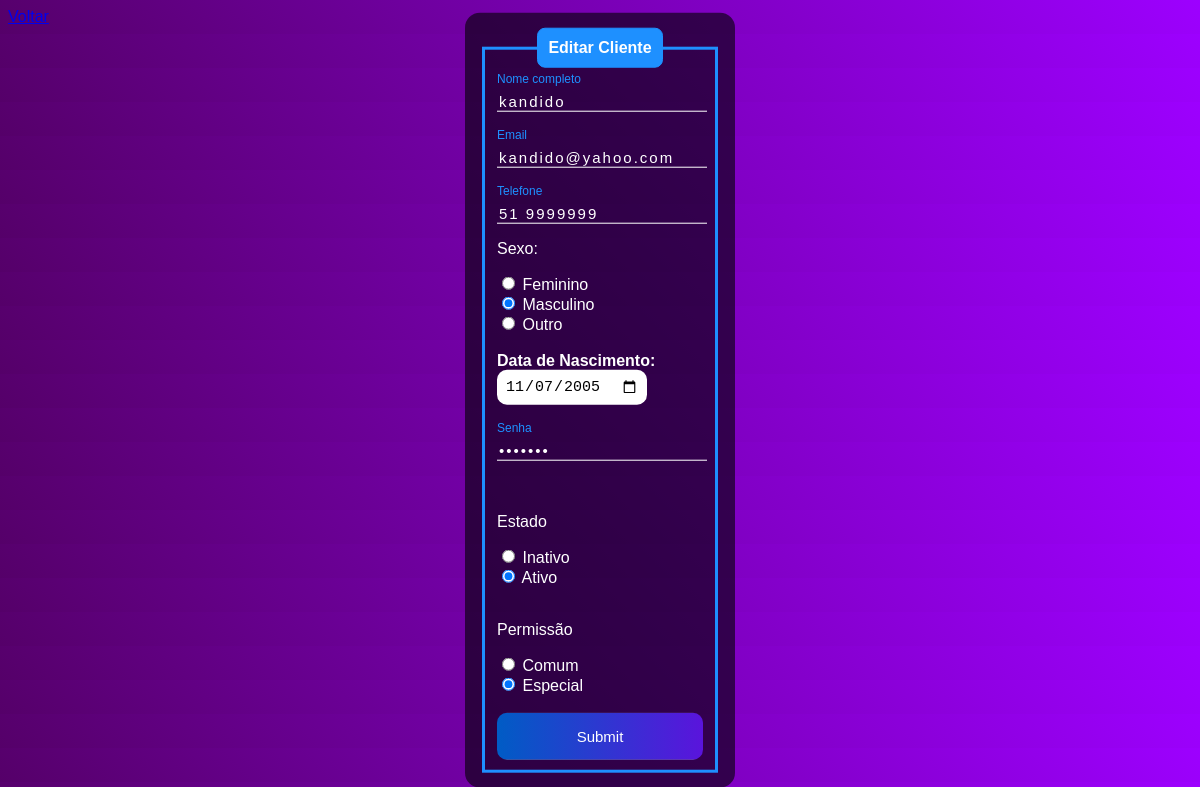
The page /edit.php?idnew_table=28 on the database its author committed.
### tables this page shows
CREATE TABLE `new_table` (
  `idnew_table` int(11) NOT NULL,
  `nome` varchar(45) NOT NULL,
  `email` varchar(145) NOT NULL,
  `telefone` varchar(25) NOT NULL,
  `data_nasc` date NOT NULL,
  `sexo` varchar(15) NOT NULL,
  `senha` varchar(45) NOT NULL,
  `permission` varchar(45) NOT NULL,
  `estado` varchar(50) DEFAULT NULL
);

### edit.php (the view, shortened to what this page needs)
<?php
include_once('config.php');
if (!empty($_GET['idnew_table'])) {
    $id = $_GET['idnew_table'];
    $sqlSelect = "SELECT * FROM new_table WHERE idnew_table=$id";
    $result = $conexao->query($sqlSelect);
    if ($result->num_rows > 0) {
        while ($user_data = mysqli_fetch_assoc($result)) {
            $nome = $user_data['nome'];
            $senha = $user_data['senha'];
            $email = $user_data['email'];
            $telefone = $user_data['telefone'];
            $sexo = $user_data['sexo'];
            $data_nasc = $user_data['data_nasc'];
            $permission = $user_data['permission'];
            $estado = $user_data['estado'];
        }
    } else {
        header('Location: sistema.php');
        exit;
    }
} else {
    header('Location: sistema.php');
    exit;
}
?>
<!DOCTYPE html>
<html lang="pt-br">
<head>
</head>
<body>
    <a href="sistema.php">Voltar</a>
    <div class="box">
        <form action="saveedit.php" method="POST">
            <fieldset>
                <legend><b>Editar Cliente</b></legend>
                <br>
                <div class="inputBox">
                    <input type="text" name="nome" id="nome" class="inputUser" value="<?php echo $nome; ?>" required>
                    <label for="nome" class="labelInput">Nome completo</label>
                </div>
                <br><br>
                <div class="inputBox">
                    <input type="email" name="email" id="email" class="inputUser" value="<?php echo $email; ?>" required>
                    <label for="email" class="labelInput">Email</label>
                </div>
                <br><br>
                <div class="inputBox">
                    <input type="text" name="telefone" id="telefone" class="inputUser" value="<?php echo $telefone; ?>" required>
                    <label for="telefone" class="labelInput">Telefone</label>
                </div>
                <p>Sexo:</p>
                <input type="radio" id="feminino" name="genero" value="feminino" <?php echo ($sexo == 'feminino') ? 'checked' : ''; ?> required>
                <label for="feminino">Feminino</label>
                <br>
                <input type="radio" id="masculino" name="genero" value="masculino" <?php echo ($sexo == 'masculino') ? 'checked' : ''; ?> required>
                <label for="masculino">Masculino</label>
                <br>
                <input type="radio" id="outro" name="genero" value="outro" <?php echo ($sexo == 'outro') ? 'checked' : ''; ?> required>
                <label for="outro">Outro</label>
                <br><br>
                <label for="data_nascimento"><b>Data de Nascimento:</b></label>
                <input type="date" name="data_nascimento" id="data_nascimento" value="<?php echo $data_nasc; ?>" required>
                <br><br><br>
                <div class="inputBox">
                    <input type="password" name="senha" id="senha" class="inputUser" value="<?php echo $senha; ?>" required>
                    <label for="senha" class="labelInput">Senha</label>
                </div>
                <br><br>
                <p>Estado</p>
                <input type="radio" id="inativo" name="estado" value="inativo" <?php echo ($estado == 'inativo') ? 'checked' : ''; ?> required>
                <label for="inativo">Inativo</label>
                <br>
                <input type="radio" id="ativo" name="estado" value="ativo" <?php echo ($estado == 'ativo') ? 'checked' : ''; ?> required>
                <label for="ativo">Ativo</label>
                <br><br>
                <p>Permissão</p>
                <input type="radio" id="comum" name="permission" value="comum" <?php echo ($permission == 'comum') ? 'checked' : ''; ?> required>
                <label for="comum">Comum</label>
                <br>
                <input type="radio" id="especial" name="permission" value="especial" <?php echo ($permission == 'especial') ? 'checked' : ''; ?> required>
                <label for="especial">Especial</label>
                <br><br>
                <input type="submit" name="update" id="submit">
            </fieldset>
        </form>
    </div>
</body>
</html>

### edit.php (style rules this page uses)
body { font-family: Arial, Helvetica, sans-serif; background-image: linear-gradient(45deg, rgb(85, 0, 105), rgb(157, 0, 255)); }
.box { color: white; position: absolute; top: 50%; left: 50%; transform: translate(-50%, -50%); background-color: rgba(0, 0, 0, 0.6); padding: 15px; border-radius: 15px; width: 20%; }
fieldset { border: 3px solid dodgerblue; }
legend { border: 1px solid dodgerblue; padding: 10px; text-align: center; background-color: dodgerblue; border-radius: 8px; }
.inputBox { position: relative; }
.inputUser { background: none; border: none; border-bottom: 1px solid white; outline: none; color: white; font-size: 15px; width: 100%; letter-spacing: 2px; }
.labelInput { position: absolute; top: 0px; left: 0px; pointer-events: none; transition: .5s; }
.inputUser:focus ~ .labelInput, .inputUser:valid ~ .labelInput { top: -20px; font-size: 12px; color: dodgerblue; }
#data_nascimento { border: none; padding: 8px; border-radius: 10px; outline: none; font-size: 15px; }
#submit { background-image: linear-gradient(to right, rgb(0, 92, 197), rgb(90, 20, 220)); width: 100%; border: none; padding: 15px; color: white; font-size: 15px; cursor: pointer; border-radius: 10px; }

### rows shown on the page
new_table: nome "kandido", email "kandido@yahoo.com", telefone "51 9999999", sexo "☐ Feminino", sexo "☑ Masculino", sexo "☐ Outro", data_nascimento "11/07/2005", estado "☐ Inativo", estado "☑ Ativo", permission "☐ Comum", permission "☑ Especial"
